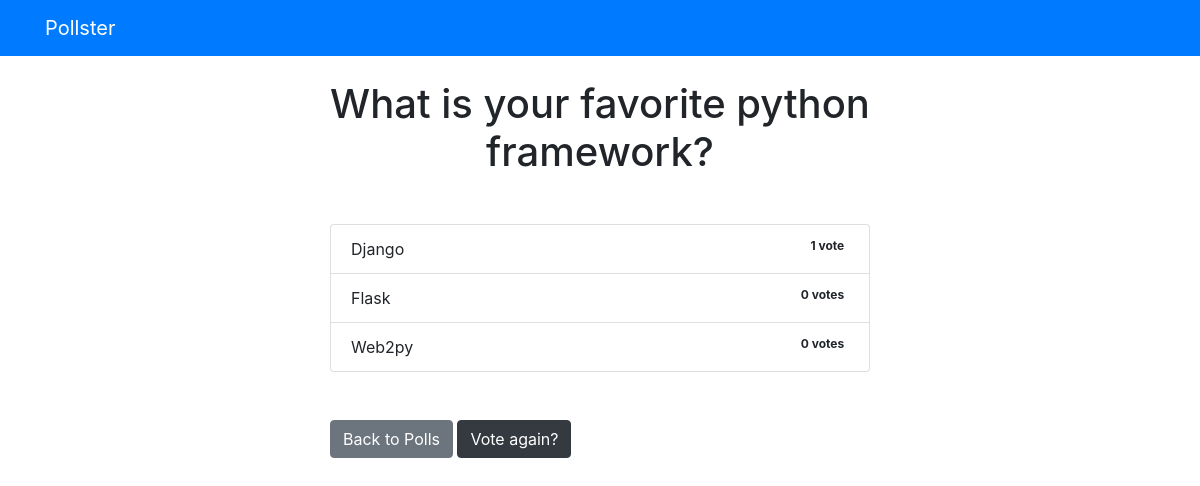
The app's page /polls/1/results/, older data.
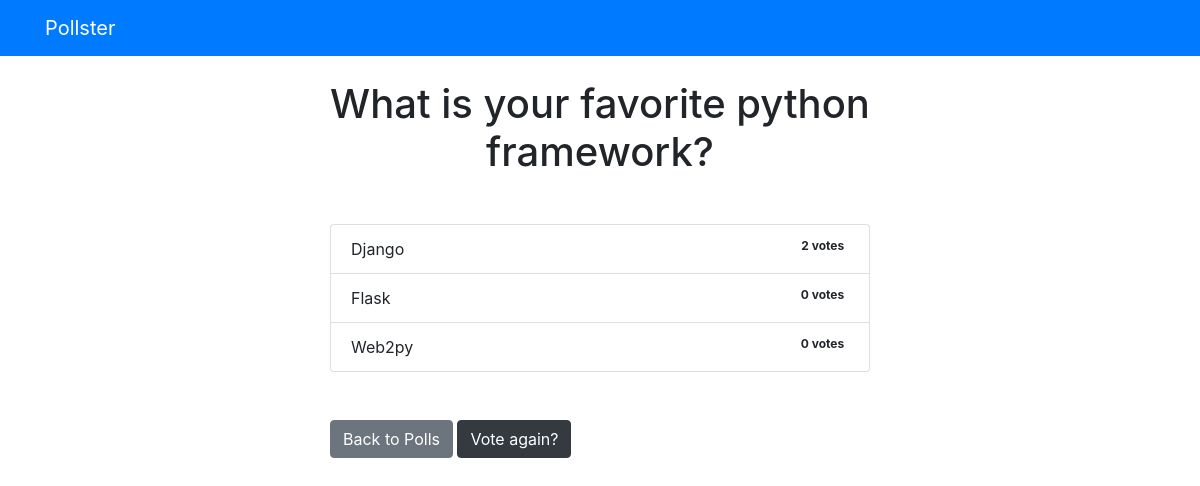
The same page, newer data.
### polls/models.py (models this page shows, shortened)
class Question(models.Model):
    question_text = models.CharField(max_length=200)
    pub_date = models.DateTimeField("date published")

class Choice(models.Model):
    question = models.ForeignKey(Question, on_delete=models.CASCADE)
    choice_text = models.CharField(max_length=200)
    votes = models.IntegerField(default=0)

### polls/views.py (the view)
# urls.py: path('<int:question_id>/results/', views.results, name='results'),
def results(request, question_id):
    question = get_object_or_404(Question, pk=question_id)
    return render(request, 'polls/results.html', {'question': question})

### templates/polls/results.html
{% extends 'base.html' %}
{% block content %}
<h1 class="mb-5 text-center">{{ question.question_text }}</h1>
<ul class="list-group mb-5">
    {% for choice in question.choice_set.all %}
    <li class="list-group-item">
        {{ choice.choice_text }} <span class="badge badge-sucess float-right">{{ choice.votes }}
            vote{{ choice.votes | pluralize }}
        </span>
    </li>
    {% endfor %}
</ul>
<a class="btn btn-secondary" href={% url 'polls:index' %}>Back to Polls</a>
<a class="btn btn-dark" href={% url 'polls:detail' question.id %}>Vote again?</a>
{% endblock %}

### templates/base.html (shortened to what this page needs)
<!DOCTYPE html>
<html lang="en">
<head>
    <link rel="stylesheet" href="https://stackpath.bootstrapcdn.com/bootstrap/4.4.1/css/bootstrap.min.css">
</head>
<body>
    {% include 'partials/_navbar.html' %}
    <div class="container">
        <div class="row">
            <div class="col-md-6 m-auto">
                {% block content %}{% endblock %}
            </div>
        </div>
    </div>
</body>
</html>

### templates/partials/_navbar.html
<nav class="navbar navbar-dark bg-primary mb-4">
    <div class="container">
        <a href="/" class="navbar-brand">Pollster</a>
    </div>
</nav>

Row changes from the older to the newer data that the page shows:
changed Choice "Django": votes "1" → "2"; votes|pluralize (not shown) → "s"
